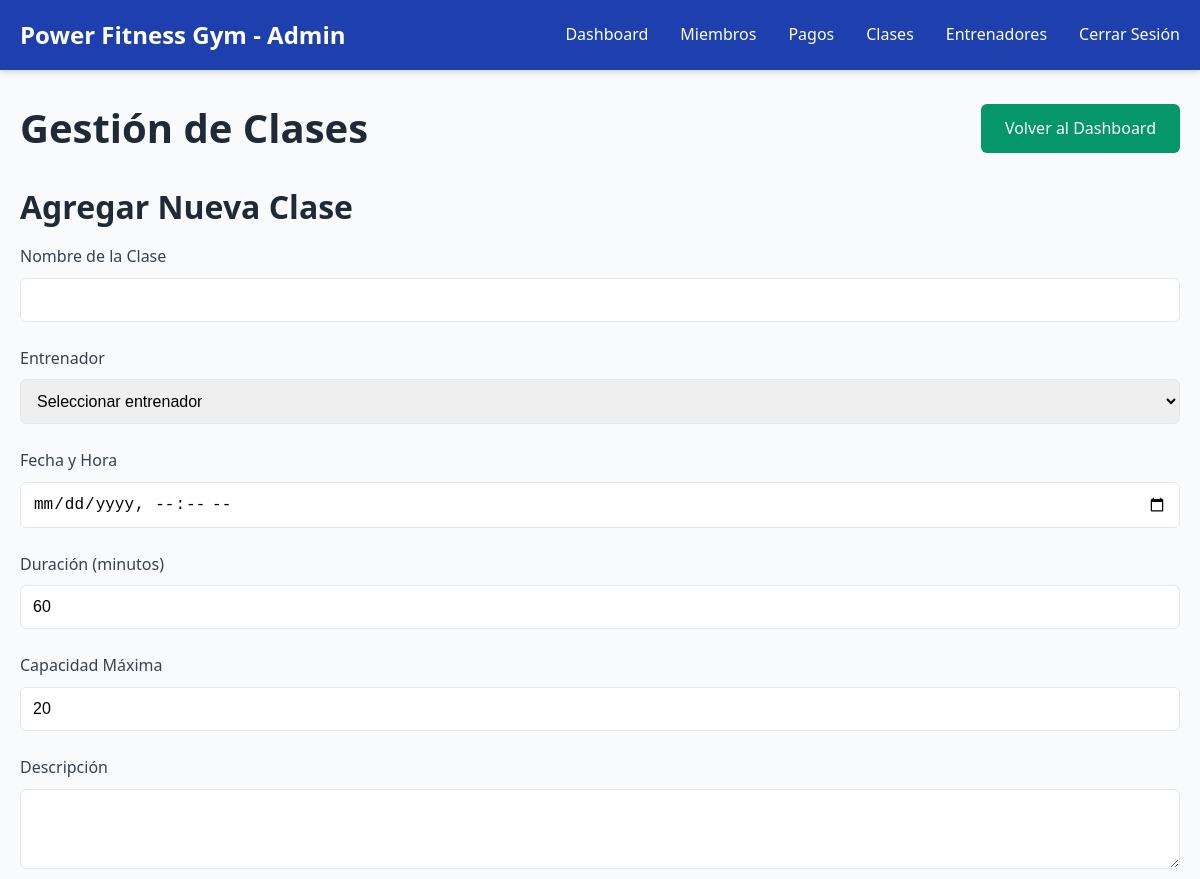
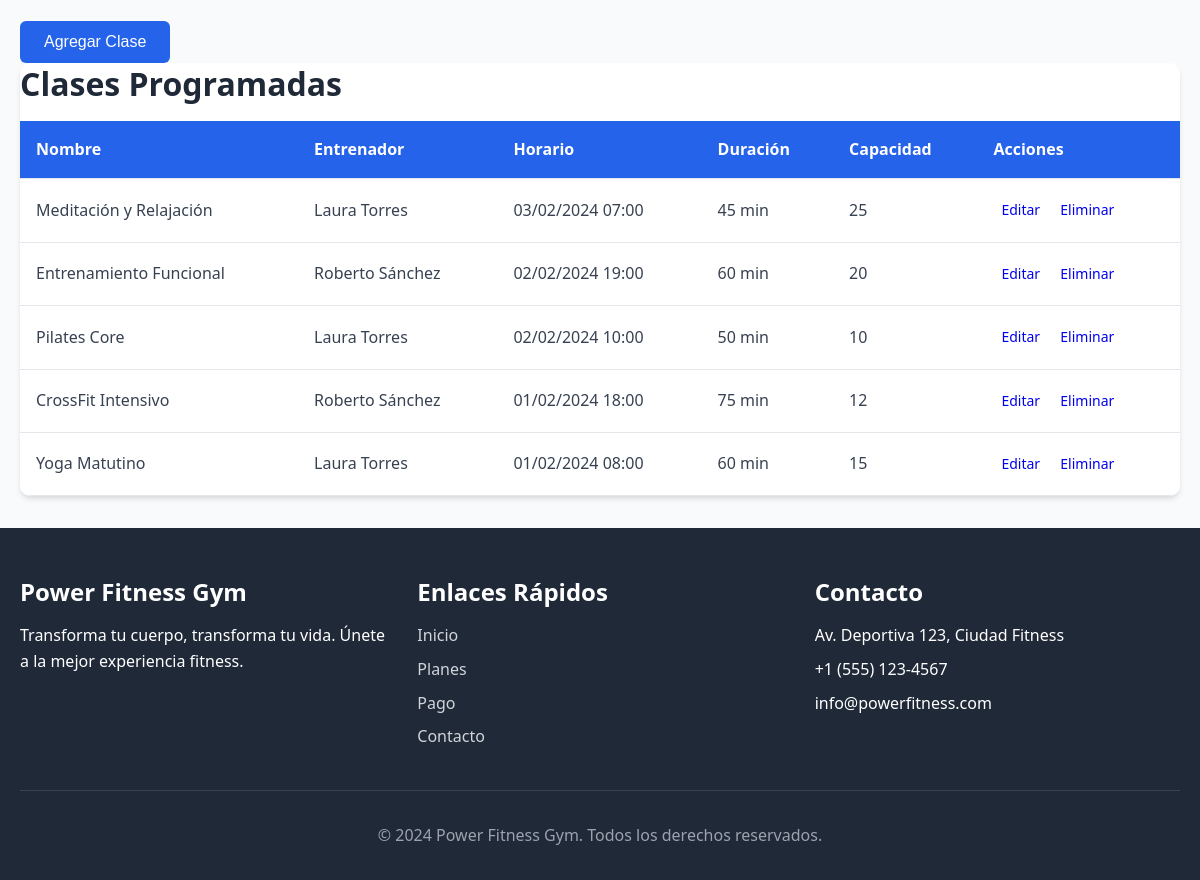
The page /admin/classes.php (signed in) on the database its author committed (2 pictures, top to bottom).
### tables this page shows
CREATE TABLE settings (
    id INT AUTO_INCREMENT PRIMARY KEY,
    setting_key VARCHAR(100) UNIQUE NOT NULL,
    setting_value TEXT,
    description VARCHAR(255)
);

CREATE TABLE classes (
    id INT AUTO_INCREMENT PRIMARY KEY,
    name VARCHAR(100) NOT NULL,
    description TEXT,
    trainer_id INT,
    schedule DATETIME,
    duration_minutes INT DEFAULT 60,
    capacity INT DEFAULT 20,
    difficulty ENUM('beginner', 'intermediate', 'advanced') DEFAULT 'beginner',
    status ENUM('active', 'inactive', 'cancelled') DEFAULT 'active',
    created_at TIMESTAMP DEFAULT CURRENT_TIMESTAMP,
    FOREIGN KEY (trainer_id) REFERENCES trainers(id) ON DELETE SET NULL
);

CREATE TABLE users (
    id INT AUTO_INCREMENT PRIMARY KEY,
    name VARCHAR(100) NOT NULL,
    email VARCHAR(100) UNIQUE NOT NULL,
    password VARCHAR(255) NOT NULL,
    phone VARCHAR(20),
    address TEXT,
    role ENUM('admin', 'member', 'trainer') DEFAULT 'member',
    status ENUM('active', 'inactive', 'suspended') DEFAULT 'active',
    photo VARCHAR(255),
    created_at TIMESTAMP DEFAULT CURRENT_TIMESTAMP,
    updated_at TIMESTAMP DEFAULT CURRENT_TIMESTAMP ON UPDATE CURRENT_TIMESTAMP
);

### includes/config.php (called while the page is built, shortened)
<?php
function getSetting($key, $default = '') {
    global $pdo;
    try {
        $stmt = $pdo->prepare("SELECT setting_value FROM settings WHERE setting_key = ?");
        $stmt->execute([$key]);
        $result = $stmt->fetch();
        return $result ? $result['setting_value'] : $default;
    } catch (PDOException $e) {
        return $default;
    }
}
?>

### admin/classes.php (the view, shortened to what this page needs)
<?php
require_once '../includes/database.php';
$gym_name = getSetting('gym_name', 'Power Fitness Gym');
$editing_class = null;
$classes = [];
try {
    $stmt = $pdo->query("
        SELECT c.*, u.name as trainer_name
        FROM classes c
        LEFT JOIN trainers t ON c.trainer_id = t.id
        LEFT JOIN users u ON t.user_id = u.id
        ORDER BY c.schedule DESC
    ");
    $classes = $stmt->fetchAll();
} catch (PDOException $e) {
    $error_message = "Error al cargar los datos.";
}
?>
<!DOCTYPE html>
<html lang="es">
<head>
    <link rel="stylesheet" href="../assets/css/style.css">
    <link rel="stylesheet" href="../assets/css/dashboard.css">
</head>
<body>
    <header class="admin-header">
        <nav class="navbar">
            <a href="dashboard.php" class="logo"><?php echo htmlspecialchars($gym_name); ?> - Admin</a>
            <ul class="nav-menu">
                <li><a href="dashboard.php" class="nav-link">Dashboard</a></li>
                <li><a href="members.php" class="nav-link">Miembros</a></li>
                <li><a href="payments.php" class="nav-link">Pagos</a></li>
                <li><a href="classes.php" class="nav-link active">Clases</a></li>
                <li><a href="trainers.php" class="nav-link">Entrenadores</a></li>
                <li><a href="../process/logout.php" class="nav-link">Cerrar Sesión</a></li>
            </ul>
        </nav>
    </header>
    <section class="admin-content">
        <div class="container">
            <div class="admin-header-section">
                <h1><?php echo $editing_class ? 'Editar Clase' : 'Gestión de Clases'; ?></h1>
                <a href="dashboard.php" class="btn btn-secondary">Volver al Dashboard</a>
            </div>
            <div class="form-container">
                <h2><?php echo $editing_class ? 'Actualizar datos de la Clase' : 'Agregar Nueva Clase'; ?></h2>
                <form action="classes.php" method="POST">
                    <div class="form-grid">
                        <div class="form-group">
                            <label for="name">Nombre de la Clase</label>
                            <input type="text" id="name" name="name" value="<?php echo htmlspecialchars($editing_class['name'] ?? ''); ?>" required>
                        </div>
                        <div class="form-group">
                            <label for="trainer_id">Entrenador</label>
                            <select id="trainer_id" name="trainer_id" required>
                                <option value="">Seleccionar entrenador</option>
                            </select>
                        </div>
                        <div class="form-group">
                            <label for="schedule">Fecha y Hora</label>
                            <input type="datetime-local" id="schedule" name="schedule" value="<?php echo htmlspecialchars($editing_class['schedule'] ?? ''); ?>" required>
                        </div>
                        <div class="form-group">
                            <label for="duration_minutes">Duración (minutos)</label>
                            <input type="number" id="duration_minutes" name="duration_minutes" value="<?php echo htmlspecialchars($editing_class['duration_minutes'] ?? '60'); ?>" required>
                        </div>
                         <div class="form-group">
                            <label for="capacity">Capacidad Máxima</label>
                            <input type="number" id="capacity" name="capacity" value="<?php echo htmlspecialchars($editing_class['capacity'] ?? '20'); ?>" required>
                        </div>
                        <div class="form-group full-width">
                            <label for="description">Descripción</label>
                            <textarea id="description" name="description" rows="3"><?php echo htmlspecialchars($editing_class['description'] ?? ''); ?></textarea>
                        </div>
                    </div>
                    <div class="form-actions">
                        <button type="submit" class="btn btn-primary"><?php echo $editing_class ? 'Actualizar Clase' : 'Agregar Clase'; ?></button>
                    </div>
                </form>
            </div>
            <div class="table-container">
                <h2>Clases Programadas</h2>
                <table class="admin-table">
                    <thead>
                        <tr>
                            <th>Nombre</th>
                            <th>Entrenador</th>
                            <th>Horario</th>
                            <th>Duración</th>
                            <th>Capacidad</th>
                            <th>Acciones</th>
                        </tr>
                    </thead>
                    <tbody>
                        <?php foreach ($classes as $class): ?>
                        <tr>
                            <td><?php echo htmlspecialchars($class['name']); ?></td>
                            <td><?php echo htmlspecialchars($class['trainer_name'] ?? 'No asignado'); ?></td>
                            <td><?php echo date('d/m/Y H:i', strtotime($class['schedule'])); ?></td>
                            <td><?php echo $class['duration_minutes']; ?> min</td>
                            <td><?php echo $class['capacity']; ?></td>
                            <td>
                                <a href="?action=edit&id=<?php echo $class['id']; ?>" class="btn btn-warning btn-sm">Editar</a>
                                <a href="?action=delete&id=<?php echo $class['id']; ?>" class="btn btn-danger btn-sm" onclick="return confirm('¿Estás seguro de eliminar esta clase?')">Eliminar</a>
                            </td>
                        </tr>
                        <?php endforeach; ?>
                    </tbody>
                </table>
            </div>
        </div>
    </section>
    <?php include '../includes/footer.php'; ?>
</body>
</html>

### includes/footer.php
<footer>
    <div class="container">
        <div class="footer-content">
            <div class="footer-section">
                <h3><?php echo getSetting('gym_name', 'Power Fitness Gym'); ?></h3>
                <p>Transforma tu cuerpo, transforma tu vida. Únete a la mejor experiencia fitness.</p>
            </div>
            <div class="footer-section">
                <h3>Enlaces Rápidos</h3>
                <ul class="footer-links">
                    <li><a href="../index.php">Inicio</a></li>
                    <li><a href="pricing.php">Planes</a></li>
                    <li><a href="payment.php">Pago</a></li>
                    <li><a href="contact.php">Contacto</a></li>
                </ul>
            </div>
            <div class="footer-section">
                <h3>Contacto</h3>
                <ul class="footer-links">
                    <li><?php echo getSetting('gym_address', 'Av. Deportiva 123'); ?></li>
                    <li><?php echo getSetting('gym_phone', '+1 (555) 123-4567'); ?></li>
                    <li><?php echo getSetting('gym_email', 'info@gym.com'); ?></li>
                </ul>
            </div>
        </div>
        <div class="copyright">
            <p>&copy; 2024 <?php echo getSetting('gym_name', 'Power Fitness Gym'); ?>. Todos los derechos reservados.</p>
        </div>
    </div>
</footer>

### assets/css/style.css (style rules this page uses)
:root { --primary-color: #2563eb; --secondary-color: #059669; --accent-color: #dc2626; --text-color: #374151; --text-light: #6b7280; --bg-light: #f9fafb; --bg-dark: #1f2937; --white: #ffffff; --border-color: #e5e7eb; --shadow: 0 4px 6px -1px rgba(0, 0, 0, 0.1), 0 2px 4px -1px rgba(0, 0, 0, 0.06); --shadow-lg: 0 10px 15px -3px rgba(0, 0, 0, 0.1), 0 4px 6px -2px rgba(0, 0, 0, 0.05); }
* { margin: 0; padding: 0; box-sizing: border-box; }
body { font-family: 'Segoe UI', Tahoma, Geneva, Verdana, sans-serif; line-height: 1.6; color: var(--text-color); background-color: var(--white); }
.container { max-width: 1200px; margin: 0 auto; padding: 0 20px; }
h1, h2, h3, h4, h5, h6 { margin-bottom: 1rem; line-height: 1.3; color: var(--bg-dark); }
h1 { font-size: 2.5rem; font-weight: 700; }
h2 { font-size: 2rem; font-weight: 600; }
h3 { font-size: 1.5rem; font-weight: 600; }
p { margin-bottom: 1rem; }
.btn { display: inline-block; padding: 12px 24px; border: none; border-radius: 6px; text-decoration: none; text-align: center; font-weight: 500; cursor: pointer; transition: all 0.3s ease; font-size: 1rem; }
.btn-primary { background-color: var(--primary-color); color: var(--white); }
.btn-secondary { background-color: var(--secondary-color); color: var(--white); }
.form-group { margin-bottom: 1.5rem; }
label { display: block; margin-bottom: 0.5rem; font-weight: 500; color: var(--text-color); }
input, select, textarea { width: 100%; padding: 12px; border: 1px solid var(--border-color); border-radius: 6px; font-size: 1rem; transition: border-color 0.3s ease; }
header { background-color: var(--white); box-shadow: var(--shadow); position: sticky; top: 0; z-index: 100; }
.navbar { display: flex; justify-content: space-between; align-items: center; padding: 1rem 20px; }
.logo { font-size: 1.5rem; font-weight: 700; color: var(--primary-color); text-decoration: none; }
.nav-menu { display: flex; list-style: none; gap: 2rem; }
.nav-link { text-decoration: none; color: var(--text-color); font-weight: 500; transition: color 0.3s ease; }
footer { background-color: var(--bg-dark); color: var(--white); padding: 3rem 0 1rem; }
.footer-content { display: grid; grid-template-columns: repeat(auto-fit, minmax(250px, 1fr)); gap: 2rem; margin-bottom: 2rem; }
.footer-section h3 { color: var(--white); margin-bottom: 1rem; }
.footer-links { list-style: none; }
.footer-links li { margin-bottom: 0.5rem; }
.footer-links a { color: #d1d5db; text-decoration: none; transition: color 0.3s ease; }
.copyright { text-align: center; padding-top: 2rem; border-top: 1px solid #374151; color: #9ca3af; }

### assets/css/dashboard.css (style rules this page uses)
.admin-header { background-color: #1e40af; color: white; }
.admin-header .logo { color: white; }
.admin-header .nav-link { color: white; }
.admin-content { padding: 2rem 0; background-color: var(--bg-light); min-height: calc(100vh - 200px); }
.admin-header-section { display: flex; justify-content: space-between; align-items: center; margin-bottom: 2rem; }
.admin-header-section h1 { margin-bottom: 0; }
.table-container { background: var(--white); border-radius: 10px; box-shadow: var(--shadow); overflow: hidden; }
.admin-table { width: 100%; border-collapse: collapse; }
.admin-table th, .admin-table td { padding: 1rem; text-align: left; border-bottom: 1px solid var(--border-color); }
.admin-table th { background-color: var(--primary-color); color: white; font-weight: 600; }
.admin-table .btn-sm { padding: 0.25rem 0.5rem; font-size: 0.875rem; }

### rows shown on the page
settings: setting_value "Power Fitness Gym"
classes: name "Meditación y Relajación", users.name "Laura Torres", schedule "03/02/2024 07:00", duration_minutes "45", capacity "25"
classes: name "Entrenamiento Funcional", users.name "Roberto Sánchez", schedule "02/02/2024 19:00", duration_minutes "60", capacity "20"
classes: name "Pilates Core", users.name "Laura Torres", schedule "02/02/2024 10:00", duration_minutes "50", capacity "10"
classes: name "CrossFit Intensivo", users.name "Roberto Sánchez", schedule "01/02/2024 18:00", duration_minutes "75", capacity "12"
classes: name "Yoga Matutino", users.name "Laura Torres", schedule "01/02/2024 08:00", duration_minutes "60", capacity "15"
settings: setting_value "Av. Deportiva 123, Ciudad Fitness"
settings: setting_value "+1 (555) 123-4567"
settings: setting_value "info@powerfitness.com"
